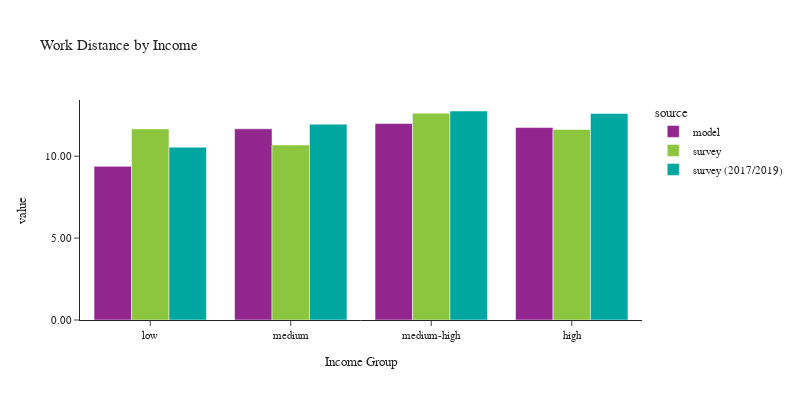

Write notebook code for a chart like this one.
### Code cell
plot_work_location(df_workers, 'hhincome_group', 'Income', 'Income Group')

### Figure 1 — Plotly figure (JSON) as saved in the notebook; plotly's stock layout.template omitted (floating-point values rounded to 4 significant figures)
{"data": [{"alignmentgroup": "True", "customdata": [[242058], [470614], [661610], [835440]], "hovertemplate": "source=model<br>hhincome_group=%{x}<br>value=%{y}<br>sample count=%{customdata[0]}<extra></extra>", "legendgroup": "model", "marker": {"color": "#91268F", "pattern": {"shape": ""}}, "name": "model", "offsetgroup": "model", "orientation": "v", "showlegend": true, "textposition": "auto", "x": ["low", "medium", "medium-high", "high"], "xaxis": "x", "y": [9.38, 11.67, 11.99, 11.75], "yaxis": "y", "type": "bar"}, {"alignmentgroup": "True", "customdata": [[614], [586], [895], [597]], "hovertemplate": "source=survey<br>hhincome_group=%{x}<br>value=%{y}<br>sample count=%{customdata[0]}<extra></extra>", "legendgroup": "survey", "marker": {"color": "#8CC63E", "pattern": {"shape": ""}}, "name": "survey", "offsetgroup": "survey", "orientation": "v", "showlegend": true, "textposition": "auto", "x": ["low", "medium", "medium-high", "high"], "xaxis": "x", "y": [11.67, 10.69, 12.63, 11.63], "yaxis": "y", "type": "bar"}, {"alignmentgroup": "True", "customdata": [[1342], [1539], [1920], [794]], "hovertemplate": "source=survey (2017/2019)<br>hhincome_group=%{x}<br>value=%{y}<br>sample count=%{customdata[0]}<extra></extra>", "legendgroup": "survey (2017/2019)", "marker": {"color": "#00A7A0", "pattern": {"shape": ""}}, "name": "survey (2017/2019)", "offsetgroup": "survey (2017/2019)", "orientation": "v", "showlegend": true, "textposition": "auto", "x": ["low", "medium", "medium-high", "high"], "xaxis": "x", "y": [10.55, 11.95, 12.76, 12.6], "yaxis": "y", "type": "bar"}], "layout": {"xaxis": {"anchor": "y", "domain": [0.0, 1.0], "title": {"text": "Income Group"}}, "yaxis": {"anchor": "x", "domain": [0.0, 1.0], "title": {"text": "value"}, "tickformat": ".2f"}, "legend": {"title": {"text": "source"}, "tracegroupgap": 0}, "title": {"text": "Work Distance by Income"}, "barmode": "group", "font": {"size": 11}, "height": 400, "width": 800}}
